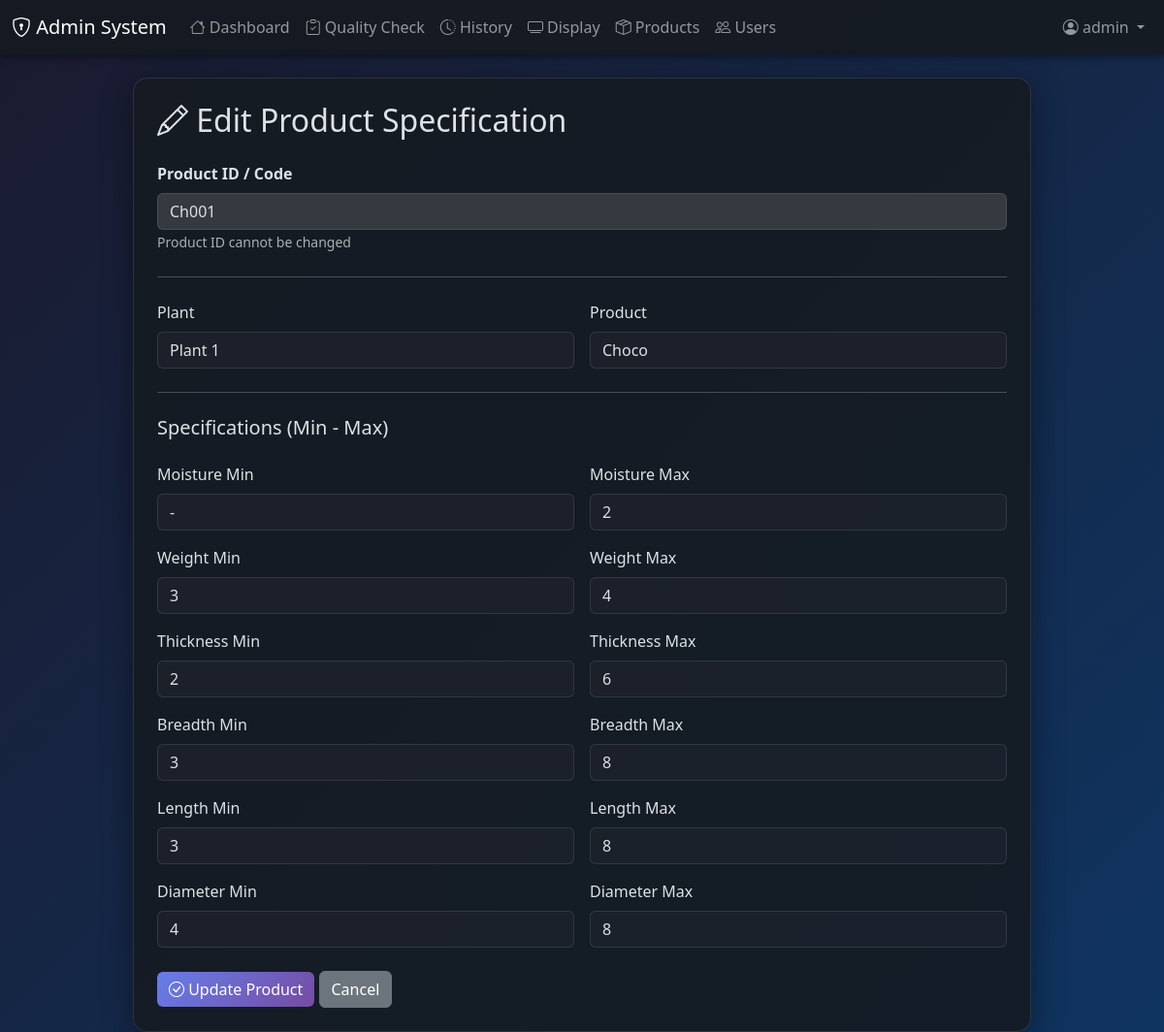
The app's page /edit-product/Ch001 (signed in) with its own data.
### main.py (models this page shows)
class Product(db.Model):
    id = db.Column(db.String(50), primary_key=True)  # User-defined ID
    create_date = db.Column(db.DateTime, default=datetime.utcnow)
    plant = db.Column(db.String(100), nullable=False)
    product = db.Column(db.String(100), nullable=False)
    moisture_min = db.Column(db.String(20), nullable=False)  # Can be number or "-"
    moisture_max = db.Column(db.String(20), nullable=False)
    weight_min = db.Column(db.String(20), nullable=False)
    weight_max = db.Column(db.String(20), nullable=False)
    thickness_min = db.Column(db.String(20), nullable=False)
    thickness_max = db.Column(db.String(20), nullable=False)
    breadth_min = db.Column(db.String(20), nullable=False)
    breadth_max = db.Column(db.String(20), nullable=False)
    length_min = db.Column(db.String(20), nullable=False)
    length_max = db.Column(db.String(20), nullable=False)
    diameter_min = db.Column(db.String(20), nullable=False)
    diameter_max = db.Column(db.String(20), nullable=False)
    username = db.Column(db.String(80), nullable=False)
    quality_checks = db.relationship('QualityCheck', backref='product', lazy=True)

### main.py (the view, shortened to what this page needs)
@app.route('/edit-product/<product_id>', methods=['GET', 'POST'])
@admin_required
def edit_product(product_id):
    product = Product.query.get_or_404(product_id)
    return render_template('edit_product.html', product=product)

### main.py (called while the page is built)
def admin_required(f):
    @wraps(f)
    def decorated(*args, **kwargs):
        if 'user_id' not in session:
            flash('Please login first', 'danger')
            return redirect(url_for('login'))
        user = User.query.get(session['user_id'])
        if not user or user.role != 'ADMIN':
            flash('Admin access required', 'danger')
            return redirect(url_for('dashboard'))
        return f(*args, **kwargs)
    return decorated

### templates/edit_product.html (shortened to what this page needs)
{% extends "base.html" %}
{% block content %}
<div class="row justify-content-center">
    <div class="col-md-10">
        <div class="card">
            <div class="card-body p-4">
                <h2 class="mb-4"><i class="bi bi-pencil"></i> Edit Product Specification</h2>
                <form method="POST">
                    <div class="row g-3">
                        <div class="col-12">
                            <label class="form-label"><strong>Product ID / Code</strong></label>
                            <input type="text" class="form-control" value="{{ product.id }}" readonly disabled>
                            <small class="text-muted">Product ID cannot be changed</small>
                        </div>
                        <div class="col-12"><hr class="my-2"></div>
                        <div class="col-md-6">
                            <label class="form-label">Plant</label>
                            <select name="plant" class="form-select" required>
                                <option value="Plant 1" {% if product.plant == 'Plant 1' %}selected{% endif %}>Plant 1</option>
                            </select>
                        </div>
                        <div class="col-md-6">
                            <label class="form-label">Product</label>
                            <input type="text" name="product" class="form-control" value="{{ product.product }}" required>
                        </div>
                        <div class="col-12"><hr class="my-2"></div>
                        <div class="col-12"><h5>Specifications (Min - Max)</h5></div>
                        <div class="col-md-6">
                            <label class="form-label">Moisture Min</label>
                            <input type="text" name="moisture_min" class="form-control" value="{{ product.moisture_min }}" placeholder="Number or -" required>
                        </div>
                        <div class="col-md-6">
                            <label class="form-label">Moisture Max</label>
                            <input type="text" name="moisture_max" class="form-control" value="{{ product.moisture_max }}" placeholder="Number or -" required>
                        </div>
                        <div class="col-md-6">
                            <label class="form-label">Weight Min</label>
                            <input type="text" name="weight_min" class="form-control" value="{{ product.weight_min }}" placeholder="Number or -" required>
                        </div>
                        <div class="col-md-6">
                            <label class="form-label">Weight Max</label>
                            <input type="text" name="weight_max" class="form-control" value="{{ product.weight_max }}" placeholder="Number or -" required>
                        </div>
                        <div class="col-md-6">
                            <label class="form-label">Thickness Min</label>
                            <input type="text" name="thickness_min" class="form-control" value="{{ product.thickness_min }}" placeholder="Number or -" required>
                        </div>
                        <div class="col-md-6">
                            <label class="form-label">Thickness Max</label>
                            <input type="text" name="thickness_max" class="form-control" value="{{ product.thickness_max }}" placeholder="Number or -" required>
                        </div>
                        <div class="col-md-6">
                            <label class="form-label">Breadth Min</label>
                            <input type="text" name="breadth_min" class="form-control" value="{{ product.breadth_min }}" placeholder="Number or -" required>
                        </div>
                        <div class="col-md-6">
                            <label class="form-label">Breadth Max</label>
                            <input type="text" name="breadth_max" class="form-control" value="{{ product.breadth_max }}" placeholder="Number or -" required>
                        </div>
                        <div class="col-md-6">
                            <label class="form-label">Length Min</label>
                            <input type="text" name="length_min" class="form-control" value="{{ product.length_min }}" placeholder="Number or -" required>
                        </div>
                        <div class="col-md-6">
                            <label class="form-label">Length Max</label>
                            <input type="text" name="length_max" class="form-control" value="{{ product.length_max }}" placeholder="Number or -" required>
                        </div>
                        <div class="col-md-6">
                            <label class="form-label">Diameter Min</label>
                            <input type="text" name="diameter_min" class="form-control" value="{{ product.diameter_min }}" placeholder="Number or -" required>
                        </div>
                        <div class="col-md-6">
                            <label class="form-label">Diameter Max</label>
                            <input type="text" name="diameter_max" class="form-control" value="{{ product.diameter_max }}" placeholder="Number or -" required>
                        </div>
                        <div class="col-12 mt-4">
                            <button type="submit" class="btn btn-primary">
                                <i class="bi bi-check-circle"></i> Update Product
                            </button>
                            <a href="{{ url_for('products') }}" class="btn btn-secondary">Cancel</a>
                        </div>
                    </div>
                </form>
            </div>
        </div>
    </div>
</div>
{% endblock %}

### templates/base.html (style rules this page uses)
body { background: linear-gradient(135deg, #1a1a2e 0%, #0f3460 100%); min-height: 100vh; }
.card { background: rgba(22, 27, 34, 0.9); border: 1px solid rgba(255, 255, 255, 0.1); border-radius: 15px; box-shadow: 0 8px 32px rgba(0, 0, 0, 0.4); }
.btn-primary { background: linear-gradient(135deg, #667eea 0%, #764ba2 100%); border: none; }
.form-control, .form-select { background: rgba(30, 35, 45, 0.8); border: 1px solid rgba(255, 255, 255, 0.1); color: #e0e0e0; }

### records on screen
Product: id "Ch001", plant "Plant 1", product "Choco", moisture_min "-", moisture_max "2", weight_min "3", weight_max "4", thickness_min "2", thickness_max "6", breadth_min "3", breadth_max "8", length_min "3", length_max "8", diameter_min "4", diameter_max "8"

### other values on screen
{{ session.username }} "admin"
